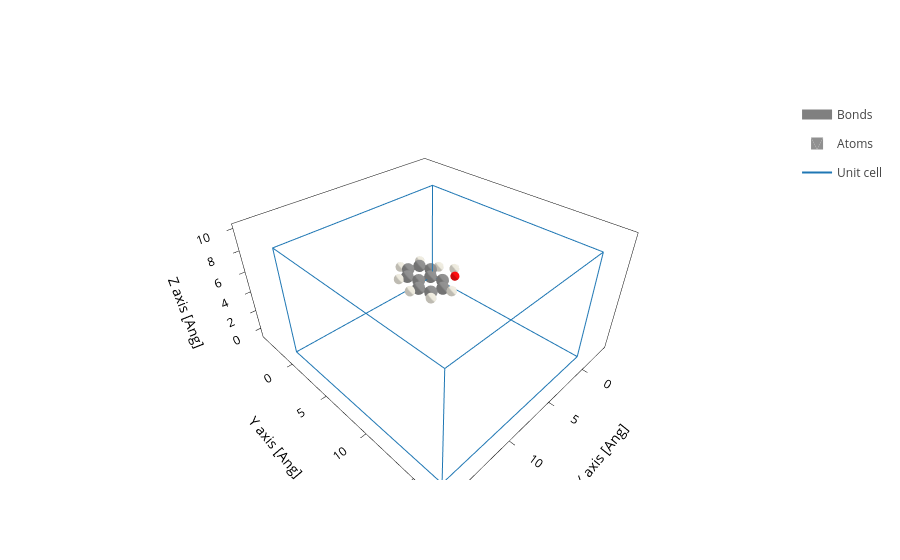

Here is the notebook cell this chart was saved with:
### Code cell
structure=Geometry.read("structure.fdf")
structure.plot()

### Figure 1 — Plotly figure (JSON) as saved in the notebook; plotly's stock layout.template omitted (floating-point values rounded to 4 significant figures; data arrays with more than 128 entries replaced by an {"elided": "..."} marker saying what was removed)
{"data": [{"line": {"color": "gray", "width": 10}, "meta": {}, "mode": "lines", "name": "Bonds", "opacity": 1, "type": "scatter3d", "x": {"elided": "378 float values"}, "y": {"elided": "378 float values"}, "z": {"elided": "378 float values"}}, {"alphahull": 0, "color": "#909090", "hovertemplate": "%{meta.position}", "legendgroup": "Atoms", "meta": {"meta": {"Atoms_i": 0}, "position": "(-0.24, 1.24, -0.00)"}, "name": "Atoms", "opacity": 1, "showlegend": true, "showscale": false, "type": "mesh3d", "x": {"elided": "225 float values"}, "y": {"elided": "225 float values"}, "z": {"elided": "225 float values"}}, {"alphahull": 0, "color": "#909090", "hovertemplate": "%{meta.position}", "legendgroup": "Atoms", "meta": {"meta": {"Atoms_i": 1}, "position": "(0.75, 2.25, -0.00)"}, "name": "Atoms", "opacity": 1, "showlegend": false, "showscale": false, "type": "mesh3d", "x": {"elided": "225 float values"}, "y": {"elided": "225 float values"}, "z": {"elided": "225 float values"}}, {"alphahull": 0, "color": "#909090", "hovertemplate": "%{meta.position}", "legendgroup": "Atoms", "meta": {"meta": {"Atoms_i": 2}, "position": "(2.11, 1.89, 0.01)"}, "name": "Atoms", "opacity": 1, "showlegend": false, "showscale": false, "type": "mesh3d", "x": {"elided": "225 float values"}, "y": {"elided": "225 float values"}, "z": {"elided": "225 float values"}}, {"alphahull": 0, "color": "#909090", "hovertemplate": "%{meta.position}", "legendgroup": "Atoms", "meta": {"meta": {"Atoms_i": 3}, "position": "(2.51, 0.54, 0.01)"}, "name": "Atoms", "opacity": 1, "showlegend": false, "showscale": false, "type": "mesh3d", "x": {"elided": "225 float values"}, "y": {"elided": "225 float values"}, "z": {"elided": "225 float values"}}, {"alphahull": 0, "color": "#909090", "hovertemplate": "%{meta.position}", "legendgroup": "Atoms", "meta": {"meta": {"Atoms_i": 4}, "position": "(1.84, -1.85, -0.01)"}, "name": "Atoms", "opacity": 1, "showlegend": false, "showscale": false, "type": "mesh3d", "x": {"elided": "225 float values"}, "y": {"elided": "225 float values"}, "z": {"elided": "225 float values"}}, {"alphahull": 0, "color": "#909090", "hovertemplate": "%{meta.position}", "legendgroup": "Atoms", "meta": {"meta": {"Atoms_i": 5}, "position": "(0.84, -2.83, -0.02)"}, "name": "Atoms", "opacity": 1, "showlegend": false, "showscale": false, "type": "mesh3d", "x": {"elided": "225 float values"}, "y": {"elided": "225 float values"}, "z": {"elided": "225 float values"}}, {"alphahull": 0, "color": "#909090", "hovertemplate": "%{meta.position}", "legendgroup": "Atoms", "meta": {"meta": {"Atoms_i": 6}, "position": "(-0.51, -2.47, -0.01)"}, "name": "Atoms", "opacity": 1, "showlegend": false, "showscale": false, "type": "mesh3d", "x": {"elided": "225 float values"}, "y": {"elided": "225 float values"}, "z": {"elided": "225 float values"}}, {"alphahull": 0, "color": "#909090", "hovertemplate": "%{meta.position}", "legendgroup": "Atoms", "meta": {"meta": {"Atoms_i": 7}, "position": "(-0.87, -1.12, -0.01)"}, "name": "Atoms", "opacity": 1, "showlegend": false, "showscale": false, "type": "mesh3d", "x": {"elided": "225 float values"}, "y": {"elided": "225 float values"}, "z": {"elided": "225 float values"}}, {"alphahull": 0, "color": "#909090", "hovertemplate": "%{meta.position}", "legendgroup": "Atoms", "meta": {"meta": {"Atoms_i": 8}, "position": "(0.14, -0.12, -0.01)"}, "name": "Atoms", "opacity": 1, "showlegend": false, "showscale": false, "type": "mesh3d", "x": {"elided": "225 float values"}, "y": {"elided": "225 float values"}, "z": {"elided": "225 float values"}}, {"alphahull": 0, "color": "#909090", "hovertemplate": "%{meta.position}", "legendgroup": "Atoms", "meta": {"meta": {"Atoms_i": 9}, "position": "(1.52, -0.48, -0.00)"}, "name": "Atoms", "opacity": 1, "showlegend": false, "showscale": false, "type": "mesh3d", "x": {"elided": "225 float values"}, "y": {"elided": "225 float values"}, "z": {"elided": "225 float values"}}, {"alphahull": 0, "color": "#FF0D0D", "hovertemplate": "%{meta.position}", "legendgroup": "Atoms", "meta": {"meta": {"Atoms_i": 10}, "position": "(-1.71, 1.62, -0.00)"}, "name": "Atoms", "opacity": 1, "showlegend": false, "showscale": false, "type": "mesh3d", "x": {"elided": "225 float values"}, "y": {"elided": "225 float values"}, "z": {"elided": "225 float values"}}, {"alphahull": 0, "color": "#EDEADE", "hovertemplate": "%{meta.position}", "legendgroup": "Atoms", "meta": {"meta": {"Atoms_i": 11}, "position": "(0.49, 3.21, -0.01)"}, "name": "Atoms", "opacity": 1, "showlegend": false, "showscale": false, "type": "mesh3d", "x": {"elided": "225 float values"}, "y": {"elided": "225 float values"}, "z": {"elided": "225 float values"}}, {"alphahull": 0, "color": "#EDEADE", "hovertemplate": "%{meta.position}", "legendgroup": "Atoms", "meta": {"meta": {"Atoms_i": 12}, "position": "(2.81, 2.61, 0.01)"}, "name": "Atoms", "opacity": 1, "showlegend": false, "showscale": false, "type": "mesh3d", "x": {"elided": "225 float values"}, "y": {"elided": "225 float values"}, "z": {"elided": "225 float values"}}, {"alphahull": 0, "color": "#EDEADE", "hovertemplate": "%{meta.position}", "legendgroup": "Atoms", "meta": {"meta": {"Atoms_i": 13}, "position": "(3.48, 0.32, 0.03)"}, "name": "Atoms", "opacity": 1, "showlegend": false, "showscale": false, "type": "mesh3d", "x": {"elided": "225 float values"}, "y": {"elided": "225 float values"}, "z": {"elided": "225 float values"}}, {"alphahull": 0, "color": "#EDEADE", "hovertemplate": "%{meta.position}", "legendgroup": "Atoms", "meta": {"meta": {"Atoms_i": 14}, "position": "(-1.83, -0.86, -0.01)"}, "name": "Atoms", "opacity": 1, "showlegend": false, "showscale": false, "type": "mesh3d", "x": {"elided": "225 float values"}, "y": {"elided": "225 float values"}, "z": {"elided": "225 float values"}}, {"alphahull": 0, "color": "#EDEADE", "hovertemplate": "%{meta.position}", "legendgroup": "Atoms", "meta": {"meta": {"Atoms_i": 15}, "position": "(-1.22, -3.18, -0.01)"}, "name": "Atoms", "opacity": 1, "showlegend": false, "showscale": false, "type": "mesh3d", "x": {"elided": "225 float values"}, "y": {"elided": "225 float values"}, "z": {"elided": "225 float values"}}, {"alphahull": 0, "color": "#EDEADE", "hovertemplate": "%{meta.position}", "legendgroup": "Atoms", "meta": {"meta": {"Atoms_i": 16}, "position": "(1.08, -3.80, -0.03)"}, "name": "Atoms", "opacity": 1, "showlegend": false, "showscale": false, "type": "mesh3d", "x": {"elided": "225 float values"}, "y": {"elided": "225 float values"}, "z": {"elided": "225 float values"}}, {"alphahull": 0, "color": "#EDEADE", "hovertemplate": "%{meta.position}", "legendgroup": "Atoms", "meta": {"meta": {"Atoms_i": 17}, "position": "(2.80, -2.12, -0.01)"}, "name": "Atoms", "opacity": 1, "showlegend": false, "showscale": false, "type": "mesh3d", "x": {"elided": "225 float values"}, "y": {"elided": "225 float values"}, "z": {"elided": "225 float values"}}, {"alphahull": 0, "color": "#EDEADE", "hovertemplate": "%{meta.position}", "legendgroup": "Atoms", "meta": {"meta": {"Atoms_i": 18}, "position": "(-2.72, 0.60, -0.00)"}, "name": "Atoms", "opacity": 1, "showlegend": false, "showscale": false, "type": "mesh3d", "x": {"elided": "225 float values"}, "y": {"elided": "225 float values"}, "z": {"elided": "225 float values"}}, {"meta": {}, "mode": "lines", "name": "Unit cell", "type": "scatter3d", "x": [0.0, 0.0, 16.2, 16.2, 0.0, 0.0, NaN, 0.0, 0.0, 0.0, 16.2, 16.2, 0.0, NaN, 16.2, 16.2, NaN, 16.2, 16.2], "y": [0.0, 17.01, 17.01, 17.01, 17.01, 17.01, NaN, 17.01, 0.0, 0.0, 0.0, 0.0, 0.0, NaN, 17.01, 0.0, NaN, 17.01, 0.0], "z": [0.0, 0.0, 0.0, 10.06, 10.06, 0.0, NaN, 10.06, 10.06, 0.0, 0.0, 10.06, 10.06, NaN, 0.0, 0.0, NaN, 10.06, 10.06]}], "layout": {"scene": {"aspectmode": "data", "xaxis": {"title": {"text": "X axis [Ang]"}}, "yaxis": {"title": {"text": "Y axis [Ang]"}}, "zaxis": {"title": {"text": "Z axis [Ang]"}}}, "xaxis": {"scaleanchor": "y", "scaleratio": 1, "title": {"text": "X axis [Ang]"}}, "yaxis": {"title": {"text": "Y axis [Ang]"}}}}
